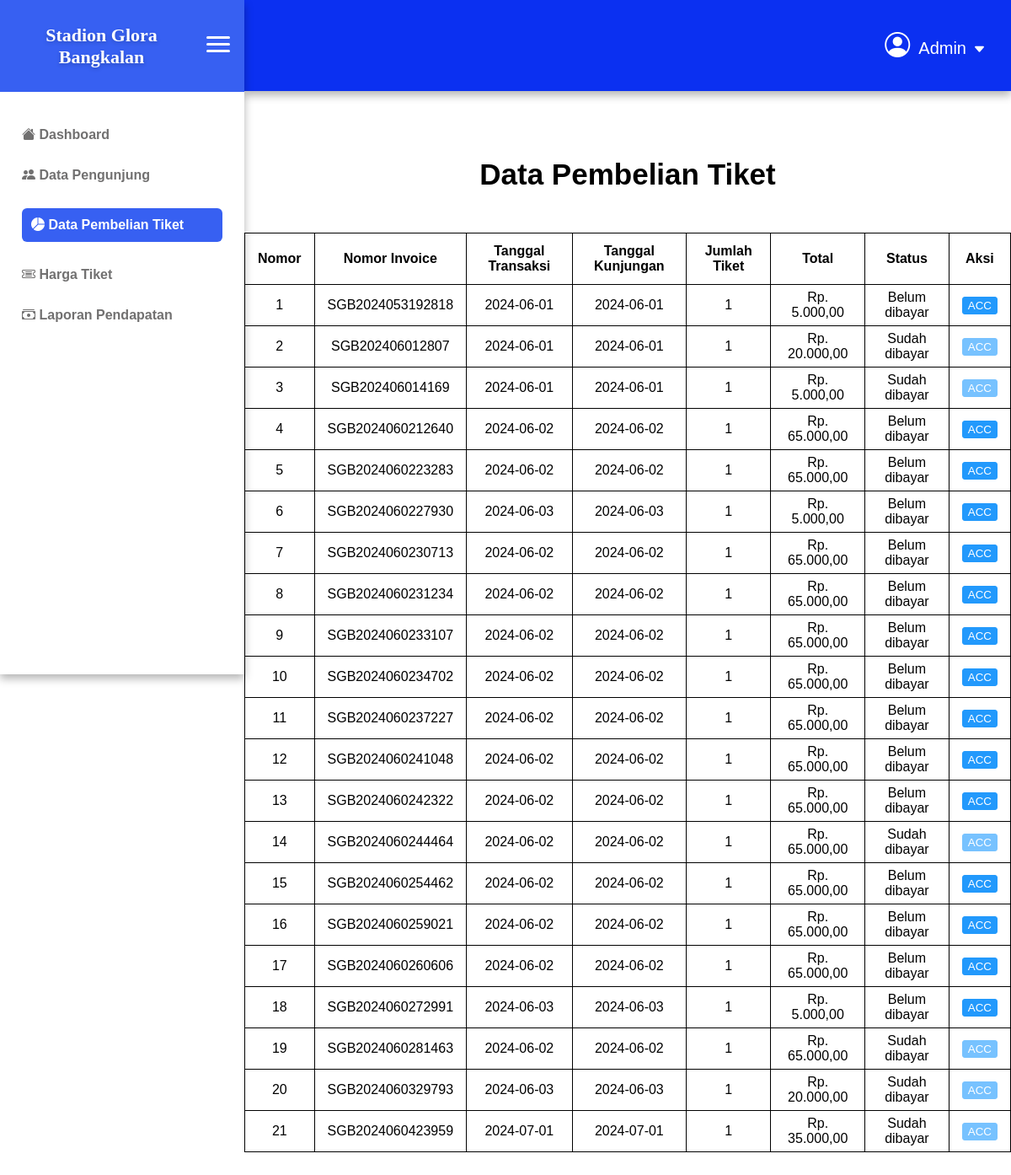
Page /app/admin/data_pembelian_tiket.php (signed in) on the committed database.
### tables this page shows
CREATE TABLE `pemesanan_ticketh` (
  `kode_booking` varchar(256) NOT NULL,
  `tanggal` date NOT NULL,
  `id_pembeli` varchar(256) NOT NULL,
  `jenis` varchar(20) NOT NULL,
  `jumlah` int(11) NOT NULL,
  `total_tagihan` int(11) NOT NULL,
  `id_bank` varchar(30) NOT NULL,
  `status` char(2) NOT NULL
);

### app/admin/data_pembelian_tiket.php (the view, shortened to what this page needs)
<?php
include './../base.php';
try {
    $stmt = $db->query("SELECT * FROM pemesanan_ticketh");
    $orders = $stmt->fetchAll(PDO::FETCH_ASSOC);
} catch (PDOException $e) {
    echo "Error: " . $e->getMessage();
}
function formatRupiah($number) {
    return 'Rp. ' . number_format($number, 0, ',', '.') . ',00';
}
?>
<!DOCTYPE html>
<html lang="en">
<head>
    <link rel="stylesheet" href="../../asset/css/admdashboard.css">
    <link rel="stylesheet" href="https://cdnjs.cloudflare.com/ajax/libs/bootstrap-icons/1.8.1/font/bootstrap-icons.min.css">
</head>
<body>
    <div class="wrapper-dpt">
        <?php include './template/sidebar.php'; ?>
        <div id="content">
            <?php include './template/navbar.php'; ?>
            <div class="main-content-dpt">
                <h2>Data Pembelian Tiket</h2>
                <div class="table-container">
                    <table id="tbl-dpt">
                        <thead>
                            <tr>
                                <th>Nomor</th>
                                <th>Nomor Invoice</th>
                                <th>Tanggal Transaksi</th>
                                <th>Tanggal Kunjungan</th>
                                <th>Jumlah Tiket</th>
                                <th>Total</th>
                                <th>Status</th>
                                <th>Aksi</th>
                            </tr>
                        </thead>
                        <tbody>
                            <?php
                            $nomor = 1;
                            foreach ($orders as $order) {
                            ?>
                            <tr>
                                <td><?php echo $nomor++; ?></td>
                                <td><?php echo $order['kode_booking']; ?></td>
                                <td><?php echo $order['tanggal']; ?></td>
                                <td><?php echo $order['tanggal']; ?></td>
                                <td><?php echo $order['jumlah']; ?></td>
                                <td><?php echo formatRupiah($order['total_tagihan']); ?></td>
                                <td><?php echo $order['status'] == '1' ? 'Sudah dibayar' : 'Belum dibayar'; ?></td>
                                <td>
                                    <?php if ($order['status'] == '0') { ?>
                                    <form method="POST" action="update_status.php" class="status-form">
                                        <button type="submit" class="btn btn-primary">ACC</button>
                                    </form>
                                    <?php } else { ?>
                                        <button class="btn not-allowed-cursor" disabled>ACC</button>
                                    <?php } ?>
                                </td>
                            </tr>
                            <?php } ?>
                        </tbody>
                    </table>
                </div>
            </div>
        </div>
    </div>
</body>
</html>

### asset/css/admdashboard.css (style rules this page uses)
body { font-family: Arial, sans-serif; background: #ffffff; margin: 0; padding: 0; }
#content { margin-left: 290px; width: calc(100% - 200px); transition: margin-left 0.3s, width 0.3s; }
.wrapper-dpt { display: flex; align-items: center; margin: 0; }
.main-content-dpt { text-align: center; }
.main-content-dpt h2 { font-weight: bold; font-size: 35px; padding-top: 50px; }
.table-container { display: inline-block; text-align: left; margin-top: 20px; padding-bottom: 50px; }
#tbl-dpt { border-collapse: collapse; margin: 0 auto; }
#tbl-dpt,td, th { text-align: center; }
#tbl-dpt td, #tbl-dpt th { border: 1px solid #000000; padding: 6px; padding-left: 15px; padding-right: 15px; }
#tbl-dpt th { padding-top: 12px; padding-bottom: 12px; color: rgb(0, 0, 0); }
.btn-primary { cursor: pointer; padding-top: 2px; padding-bottom: 2px; background-color: #2299fc; border: 1px solid #2299fc; border-radius: 3px; color: #ffffff; }
.not-allowed-cursor { cursor: not-allowed; padding-top: 2px; padding-bottom: 2px; background-color: #77c2ff; border: 1px solid #77c2ff; border-radius: 3px; color: #ffffff; }
#tbl-ht,td, th { text-align: center; }

### rows in the picture
pemesanan_ticketh: kode_booking "SGB2024053192818", tanggal "2024-06-01", jumlah "1", total_tagihan "Rp. 5.000,00", status "Belum dibayar"
pemesanan_ticketh: kode_booking "SGB202406012807", tanggal "2024-06-01", jumlah "1", total_tagihan "Rp. 20.000,00", status "Sudah dibayar"
pemesanan_ticketh: kode_booking "SGB202406014169", tanggal "2024-06-01", jumlah "1", total_tagihan "Rp. 5.000,00", status "Sudah dibayar"
pemesanan_ticketh: kode_booking "SGB2024060212640", tanggal "2024-06-02", jumlah "1", total_tagihan "Rp. 65.000,00", status "Belum dibayar"
pemesanan_ticketh: kode_booking "SGB2024060223283", tanggal "2024-06-02", jumlah "1", total_tagihan "Rp. 65.000,00", status "Belum dibayar"
pemesanan_ticketh: kode_booking "SGB2024060227930", tanggal "2024-06-03", jumlah "1", total_tagihan "Rp. 5.000,00", status "Belum dibayar"
pemesanan_ticketh: kode_booking "SGB2024060230713", tanggal "2024-06-02", jumlah "1", total_tagihan "Rp. 65.000,00", status "Belum dibayar"
pemesanan_ticketh: kode_booking "SGB2024060231234", tanggal "2024-06-02", jumlah "1", total_tagihan "Rp. 65.000,00", status "Belum dibayar"
pemesanan_ticketh: kode_booking "SGB2024060233107", tanggal "2024-06-02", jumlah "1", total_tagihan "Rp. 65.000,00", status "Belum dibayar"
pemesanan_ticketh: kode_booking "SGB2024060234702", tanggal "2024-06-02", jumlah "1", total_tagihan "Rp. 65.000,00", status "Belum dibayar"
pemesanan_ticketh: kode_booking "SGB2024060237227", tanggal "2024-06-02", jumlah "1", total_tagihan "Rp. 65.000,00", status "Belum dibayar"
pemesanan_ticketh: kode_booking "SGB2024060241048", tanggal "2024-06-02", jumlah "1", total_tagihan "Rp. 65.000,00", status "Belum dibayar"
pemesanan_ticketh: kode_booking "SGB2024060242322", tanggal "2024-06-02", jumlah "1", total_tagihan "Rp. 65.000,00", status "Belum dibayar"
pemesanan_ticketh: kode_booking "SGB2024060244464", tanggal "2024-06-02", jumlah "1", total_tagihan "Rp. 65.000,00", status "Sudah dibayar"
pemesanan_ticketh: kode_booking "SGB2024060254462", tanggal "2024-06-02", jumlah "1", total_tagihan "Rp. 65.000,00", status "Belum dibayar"
pemesanan_ticketh: kode_booking "SGB2024060259021", tanggal "2024-06-02", jumlah "1", total_tagihan "Rp. 65.000,00", status "Belum dibayar"
pemesanan_ticketh: kode_booking "SGB2024060260606", tanggal "2024-06-02", jumlah "1", total_tagihan "Rp. 65.000,00", status "Belum dibayar"
pemesanan_ticketh: kode_booking "SGB2024060272991", tanggal "2024-06-03", jumlah "1", total_tagihan "Rp. 5.000,00", status "Belum dibayar"
pemesanan_ticketh: kode_booking "SGB2024060281463", tanggal "2024-06-02", jumlah "1", total_tagihan "Rp. 65.000,00", status "Sudah dibayar"
pemesanan_ticketh: kode_booking "SGB2024060329793", tanggal "2024-06-03", jumlah "1", total_tagihan "Rp. 20.000,00", status "Sudah dibayar"
pemesanan_ticketh: kode_booking "SGB2024060423959", tanggal "2024-07-01", jumlah "1", total_tagihan "Rp. 35.000,00", status "Sudah dibayar"
